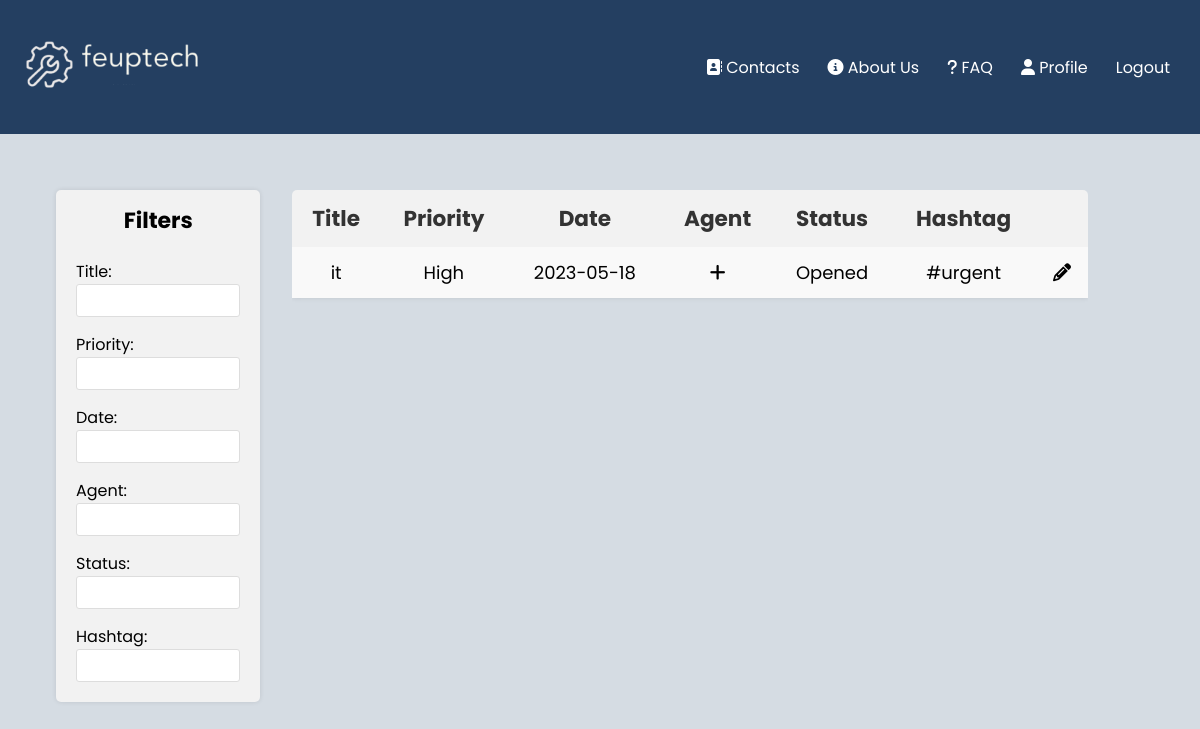
The app's page /pages/tickets_all.php?department=IT (signed in), older data.
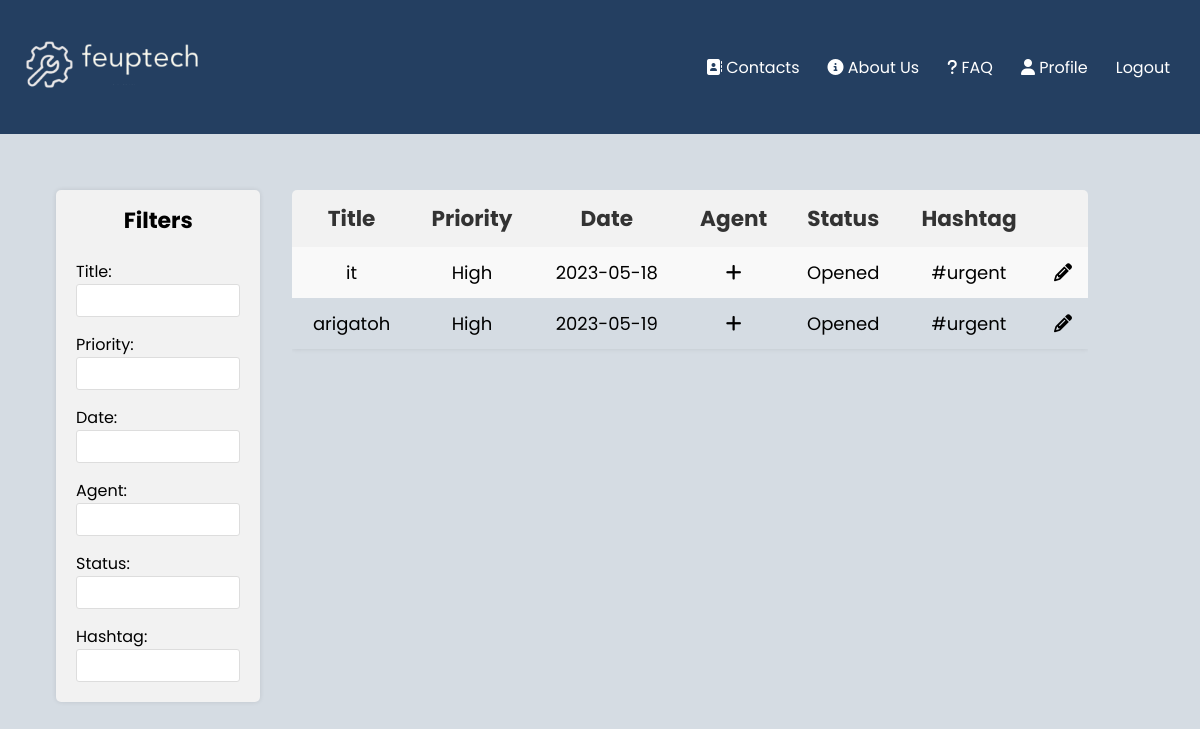
The same page, newer data.
### tables this page shows
CREATE TABLE tickets(

    idTicket integer primary key AUTOINCREMENT,
    title text NOT NULL,
    description text,
    status text references Status(title),
    idAgent text references Agents(idAgent),
    idClient text references Clients(idClient),
    department text references department(title),
    priority text,
    hashtag text,
    date datetime
);

### pages/tickets_all.php (called while the page is built, shortened)
<?php
    require_once(__DIR__ . '/../database/connection.db.php');
    include '../database/ticket.class.php';
    include '../database/user.class.php';
    include '../utils/session.php';
    include '../templates/tickets.tpl.php';
    include '../templates/tickets_all.tpl.php';
    $session = new Session();
    $db = getDatabaseConnection();
    $user = User::getUserWithId($db, $session->getID());
    $tickets = $user->getAllTicketsWithDepartment($db, $_GET['department']);
    drawTicketsHeader($session);
    drawTicketsAll($db, $tickets);
?>

### database/ticket.class.php (called while the page is built, shortened)
<?php
     class Ticket{
        public string $title;
        public string $priority;
        public function __construct(int $idTicket, string $title, string $status,
          string $description, string $department, string $priority, string $date, string $idClient, int $idAgent, string $hashtag = "#urgent"){
            $this->idTicket = $idTicket;
            $this->title = $title;
            $this->status = $status;
            $this->priority = $priority;
            $this->date = $date;
            $this->hashtag = $hashtag;
        }
        public function getTitle(){
            return $this->title;
        }
        public function getPriority(){
            return $this->priority;
        }
    }
?>

### database/user.class.php (called while the page is built, shortened)
<?php
     class User{
        static function getUserWithID(PDO $db, int $id) : ?User {
            $stmt = $db->prepare('
                SELECT u.idUser, u.email, u.name, u.username
                FROM users u JOIN admins a ON u.idUser = a.idAdmin
                WHERE u.idUser = ?');
            $stmt->execute(array($id));
            $row = $stmt->fetch(PDO::FETCH_ASSOC);
            if ($row !== false) {
                return new Admin($row['idUser'], $row['email'], $row['name'], $row['username']);
            }
            return null;
            }
     }
     class Admin extends User{
        function getAllTicketsWithDepartment($db, $department){
            $stmt = $db->prepare('SELECT idTicket, date, status, title, description, department, priority, idClient, idAgent FROM tickets WHERE department = ?');
            $stmt->execute([$department]);
            $ticketRows = $stmt->fetchAll(PDO::FETCH_ASSOC);
            $tickets = [];
            foreach ($ticketRows as $row) {
                $ticket = new Ticket(
                    $row['idTicket'],
                    $row['title'],
                    $row['status'],
                    $row['description'],
                    $row['department'],
                    $row['priority'],
                    $row['date'],
                    $row['idClient'],
                    intval($row['idAgent'])
                );
                array_push($tickets, $ticket);
            }
            return $tickets;
        }
     }
?>

### utils/session.php (called while the page is built, shortened)
<?php
class Session{
      public function getID() : ?int {
        return isset($_SESSION['id']) ? $_SESSION['id'] : null;
      }
}
?>

### templates/tickets_all.tpl.php (the view, shortened to what the changed rows need)
<?php function drawTicketsAll($db, $tickets) { ?>
    <main class="tab">
            <section class="table-container">
                <table id="filter">
                        <th>Title</th>
                        <th>Priority</th>
                        <th>Date</th>
                        <th>Agent</th>
                        <th>Status</th>
                        <th>Hashtag</th>
                        <th></th>
                    <?php
                        foreach($tickets as $ticket)
                            drawTicketAll($db, $ticket);
                    ?>
                </table>
            </section>
        </main>
    </body>
</html>
<?php } ?>
<?php function drawTicketAll($db,$ticket) { ?>
    <tr>
        <td><a href="../pages/ticket_detail.php?ticket=<?php echo urlencode($ticket->idTicket) ?>"><?php echo $ticket->getTitle() ?></a></td>
        <td><?php echo $ticket->getPriority() ?></td>
        <td><?php echo $ticket->date ?></td>
        <td>
            <?php
                if ($ticket->status == "Opened" ){
                    echo "<i class=\"fa-solid fa-plus\"></i>";
                }
                else{
                    echo $ticket->idAgent;
                }
            ?>
        </td>
        <td><?php echo $ticket->status ?></td>
        <td><?php echo $ticket->hashtag ?></td>
        <td><i class="fa-solid fa-pencil"></i></td>
    </tr>
<?php } ?>

### templates/tickets.tpl.php (shortened to what the changed rows need)
<?php function drawTicketsHeader($session, $css = "") { ?>
    <!DOCTYPE html>
    <html lang = "en-Us">
    <head>
        <link href="../css/navLogin_style.css" rel="stylesheet">
        <link href="../css/tickets_style.css" rel="stylesheet">
        <link href="../css/newTicket.css" rel="stylesheet">
        <link href="../css/tickets_all.css" rel="stylesheet">
        <link href="../css/assign_style.css" rel="stylesheet">
    </head>
    <body>
        <nav>
        <a href = "../pages"><img src ="../images/logo.png"></a>
        </nav>
<?php } ?>

Row changes from the older to the newer data that the page shows:
added tickets: title "arigatoh", priority "High", date "2023-05-19", status "Opened", hashtag "#urgent"
